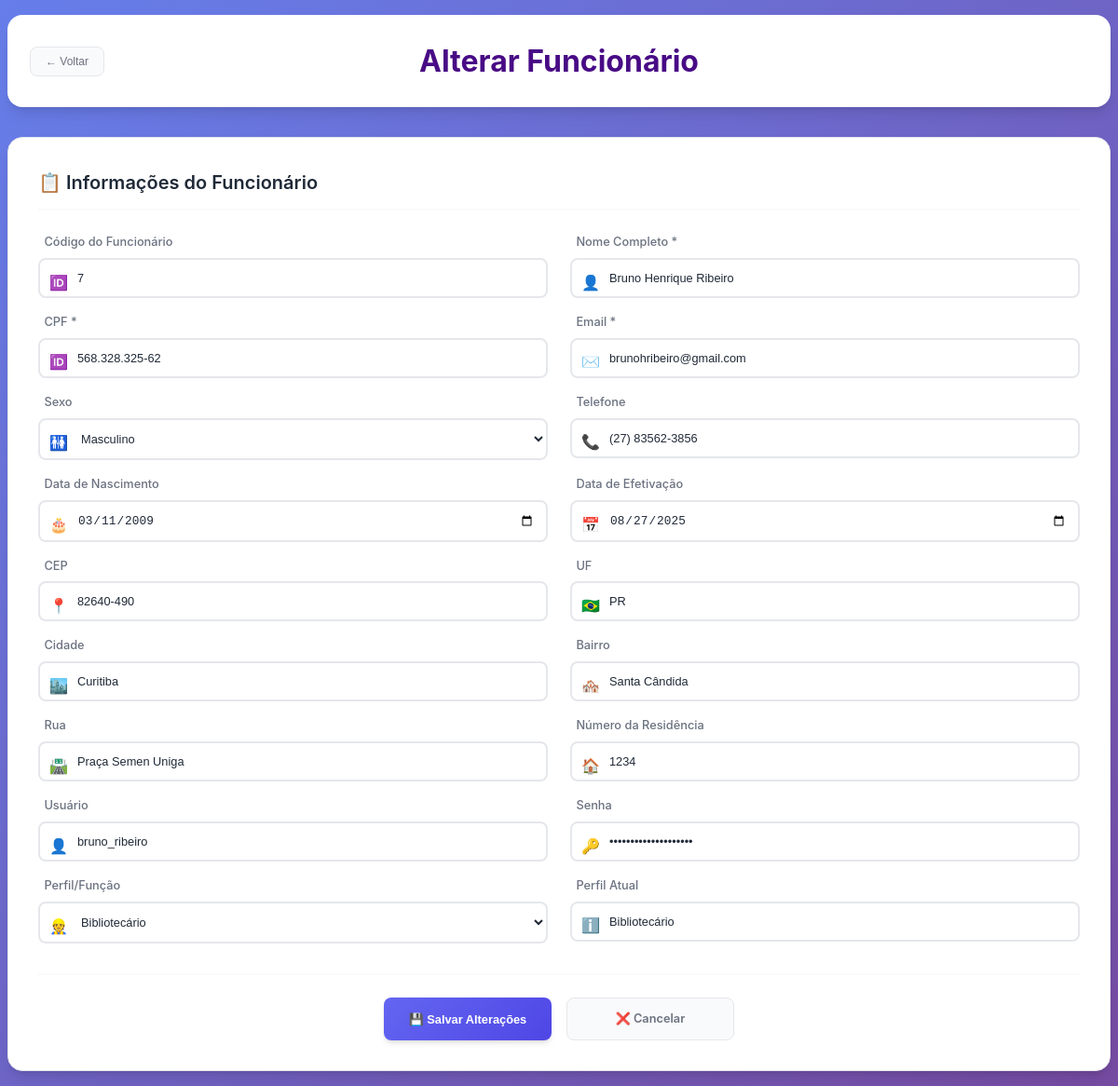
Screenshot of /subtelas/alterar_funcionario.php?id=7 (signed in) with the database file from the repository.
### tables this page shows
CREATE TABLE `funcionario` (
  `Cod_Funcionario` int(11) NOT NULL,
  `Cod_Perfil` int(11) DEFAULT NULL,
  `Nome` varchar(50) NOT NULL,
  `CPF` varchar(15) NOT NULL,
  `Email` varchar(255) NOT NULL,
  `Sexo` varchar(10) NOT NULL,
  `Telefone` varchar(20) NOT NULL,
  `Data_Nascimento` date NOT NULL,
  `Data_Efetivacao` date NOT NULL,
  `CEP` varchar(20) NOT NULL,
  `UF` char(2) NOT NULL,
  `Cidade` varchar(30) NOT NULL,
  `Bairro` varchar(30) NOT NULL,
  `Rua` varchar(40) NOT NULL,
  `Num_Residencia` int(11) NOT NULL,
  `Usuario` varchar(20) NOT NULL,
  `Senha` varchar(20) NOT NULL,
  `Foto` longblob NOT NULL
);

CREATE TABLE `perfil_funcionario` (
  `Cod_Perfil` int(11) NOT NULL,
  `Nome_Perfil` varchar(255) DEFAULT NULL
);

### subtelas/alterar_funcionario.php (the view, shortened to what this page needs)
<?php
require_once '../conexao.php';
$id = intval($_GET['id']);
$sql = "SELECT
          f.Cod_Funcionario,
          f.Cod_Perfil,
          f.Nome,
          f.CPF,
          f.Email,
          f.Sexo,
          f.Telefone,
          f.Data_Nascimento,
          f.Data_Efetivacao,
          f.CEP,
          f.UF,
          f.Cidade,
          f.Bairro,
          f.Rua,
          f.Num_Residencia,
          f.Usuario,
          f.Senha,
          f.Foto,
          p.Nome_Perfil
        FROM funcionario f
        JOIN perfil_funcionario p ON f.Cod_Perfil = p.Cod_Perfil
        WHERE f.Cod_Funcionario = :id";
try {
    $stmt = $pdo->prepare($sql);
    $stmt->bindParam(':id', $id, PDO::PARAM_INT);
    $stmt->execute();
    $funcionario = $stmt->fetch(PDO::FETCH_ASSOC);
} catch (PDOException $e) {
    die("Erro na consulta: " . $e->getMessage());
}
$sql_perfis = "SELECT Cod_Perfil, Nome_Perfil FROM perfil_funcionario ORDER BY Nome_Perfil";
try {
    $stmt_perfis = $pdo->prepare($sql_perfis);
    $stmt_perfis->execute();
    $perfis = $stmt_perfis->fetchAll(PDO::FETCH_ASSOC);
} catch (PDOException $e) {
    die("Erro ao buscar perfis: " . $e->getMessage());
}
?>
<!DOCTYPE html>
<html lang="pt-br">
<head>
    <link rel="stylesheet" type="text/css" href="subtelas_css/consultas.css" />
    <link rel="stylesheet" type="text/css" href="subtelas_css/sidebar.css">
</head>
<body>
    <div class="page-wrapper">
        <header>
            <form action="consultar_funcionario.php" method="POST">
                <button class="btn-voltar">← Voltar</button>
            </form>
            <h1>Alterar Funcionário</h1>
        </header>
        <div class="main-content">
            <div class="formulario">
                <form method="POST" action="">
                    <div class="form-section">
                        <div class="section-title">
                            📋 Informações do Funcionário
                        </div>
                        <div class="form-row">
                            <div class="input-group">
                                <label for="cod_funcionario">Código do Funcionário</label>
                                <div class="input-wrapper">
                                    <input type="text" id="cod_funcionario" value="<?= htmlspecialchars($funcionario['Cod_Funcionario']) ?>" readonly>
                                    <span class="input-icon">🆔</span>
                                </div>
                            </div>
                            <div class="input-group">
                                <label for="nome">Nome Completo *</label>
                                <div class="input-wrapper">
                                    <input type="text" id="nome" name="nome" value="<?= htmlspecialchars($funcionario['Nome']) ?>" required>
                                    <span class="input-icon">👤</span>
                                </div>
                            </div>
                        </div>
                        <div class="form-row">
                            <div class="input-group">
                                <label for="cpf">CPF *</label>
                                <div class="input-wrapper">
                                    <input type="text" id="cpf" name="cpf" value="<?= htmlspecialchars($funcionario['CPF']) ?>" required>
                                    <span class="input-icon">🆔</span>
                                </div>
                            </div>
                            <div class="input-group">
                                <label for="email">Email *</label>
                                <div class="input-wrapper">
                                    <input type="email" id="email" name="email" value="<?= htmlspecialchars($funcionario['Email']) ?>" required>
                                    <span class="input-icon">✉️</span>
                                </div>
                            </div>
                        </div>
                        <div class="form-row">
                            <div class="input-group">
                                <label for="sexo">Sexo</label>
                                <div class="input-wrapper">
                                    <select id="sexo" name="sexo" required>
                                        <option value="M" <?= ($funcionario['Sexo'] == 'M') ? 'selected' : '' ?>>Masculino</option>
                                    </select>
                                    <span class="input-icon">🚻</span>
                                </div>
                            </div>
                            <div class="input-group">
                                <label for="telefone">Telefone</label>
                                <div class="input-wrapper">
                                    <input type="text" id="telefone" name="telefone" value="<?= htmlspecialchars($funcionario['Telefone']) ?>">
                                    <span class="input-icon">📞</span>
                                </div>
                            </div>
                        </div>
                        <div class="form-row">
                            <div class="input-group">
                                <label for="data_nascimento">Data de Nascimento</label>
                                <div class="input-wrapper">
                                    <input type="date" id="data_nascimento" name="data_nascimento" value="<?= $funcionario['Data_Nascimento'] ?>" required>
                                    <span class="input-icon">🎂</span>
                                </div>
                            </div>
                            <div class="input-group">
                                <label for="data_efetivacao">Data de Efetivação</label>
                                <div class="input-wrapper">
                                    <input type="date" id="data_efetivacao" name="data_efetivacao" value="<?= $funcionario['Data_Efetivacao'] ?>" required>
                                    <span class="input-icon">📅</span>
                                </div>
                            </div>
                        </div>
                        <div class="form-row">
                            <div class="input-group">
                                <label for="cep">CEP</label>
                                <div class="input-wrapper">
                                    <input type="text" id="cep" name="cep" value="<?= htmlspecialchars($funcionario['CEP']) ?>">
                                    <span class="input-icon">📍</span>
                                </div>
                            </div>
                            <div class="input-group">
                                <label for="uf">UF</label>
                                <div class="input-wrapper">
                                    <input type="text" id="uf" name="uf" value="<?= htmlspecialchars($funcionario['UF']) ?>" maxlength="2" pattern="[A-Z]{2}" title="Digite apenas letras maiúsculas (ex: SP, RJ)">
                                    <span class="input-icon">🇧🇷</span>
                                </div>
                            </div>
                        </div>
                        <div class="form-row">
                            <div class="input-group">
                                <label for="cidade">Cidade</label>
                                <div class="input-wrapper">
                                    <input type="text" id="cidade" name="cidade" value="<?= htmlspecialchars($funcionario['Cidade']) ?>">
                                    <span class="input-icon">🏙️</span>
                                </div>
                            </div>
                            <div class="input-group">
                                <label for="bairro">Bairro</label>
                                <div class="input-wrapper">
                                    <input type="text" id="bairro" name="bairro" value="<?= htmlspecialchars($funcionario['Bairro']) ?>">
                                    <span class="input-icon">🏘️</span>
                                </div>
                            </div>
                        </div>
                        <div class="form-row">
                            <div class="input-group">
                                <label for="rua">Rua</label>
                                <div class="input-wrapper">
                                    <input type="text" id="rua" name="rua" value="<?= htmlspecialchars($funcionario['Rua']) ?>">
                                    <span class="input-icon">🛣️</span>
                                </div>
                            </div>
                            <div class="input-group">
                                <label for="num_residencia">Número da Residência</label>
                                <div class="input-wrapper">
                                    <input type="text" id="num_residencia" name="num_residencia" value="<?= htmlspecialchars($funcionario['Num_Residencia']) ?>">
                                    <span class="input-icon">🏠</span>
                                </div>
                            </div>
                        </div>
                        <div class="form-row">
                            <div class="input-group">
                                <label for="usuario">Usuário</label>
                                <div class="input-wrapper">
                                    <input type="text" id="usuario" name="usuario" value="<?= htmlspecialchars($funcionario['Usuario']) ?>" required>
                                    <span class="input-icon">👤</span>
                                </div>
                            </div>
                            <div class="input-group">
                                <label for="senha">Senha</label>
                                <div class="input-wrapper">
                                    <input type="password" id="senha" name="senha" value="<?= htmlspecialchars($funcionario['Senha']) ?>">
                                    <span class="input-icon">🔑</span>
                                </div>
                            </div>
                        </div>
                        <div class="form-row">
                            <div class="input-group">
                                <label for="cod_perfil">Perfil/Função</label>
                                <div class="input-wrapper">
                                    <select id="cod_perfil" name="cod_perfil" required>
                                        <?php foreach ($perfis as $perfil): ?>
                                            <option value="<?= $perfil['Cod_Perfil'] ?>"
                                                    <?= ($perfil['Cod_Perfil'] == $funcionario['Cod_Perfil']) ? 'selected' : '' ?>>
                                                <?= htmlspecialchars($perfil['Nome_Perfil']) ?>
                                            </option>
                                        <?php endforeach; ?>
                                    </select>
                                    <span class="input-icon">👷</span>
                                </div>
                            </div>
                            <div class="input-group">
                                <label for="perfil_atual">Perfil Atual</label>
                                <div class="input-wrapper">
                                    <input type="text" id="perfil_atual" value="<?= htmlspecialchars($funcionario['Nome_Perfil']) ?>" readonly>
                                    <span class="input-icon">ℹ️</span>
                                </div>
                            </div>
                        </div>
                    </div>
                    <div class="botao">
                        <button type="submit" id="btn-salvar" class="btn">
                            💾 Salvar Alterações
                        </button>
                        <a href="consultar_funcionario.php" id="cancelar-edicao" class="btn">
                            ❌ Cancelar
                        </a>
                    </div>
                </form>
            </div>
        </div>
    </div>
</body>
</html>

### rows the page displays
funcionario: Cod_Funcionario "7", nome "Bruno Henrique Ribeiro", cpf "568.328.325-62", email "brunohribeiro@gmail.com", telefone "(27) 83562-3856", data_nascimento "03/11/2009", data_efetivacao "08/27/2025", cep "82640-490", uf "PR", cidade "Curitiba", bairro "Santa Cândida", rua "Praça Semen Uniga", num_residencia "1234", usuario "bruno_ribeiro", cod_perfil "Bibliotecário", Cod_Perfil.Nome_Perfil "Bibliotecário"
